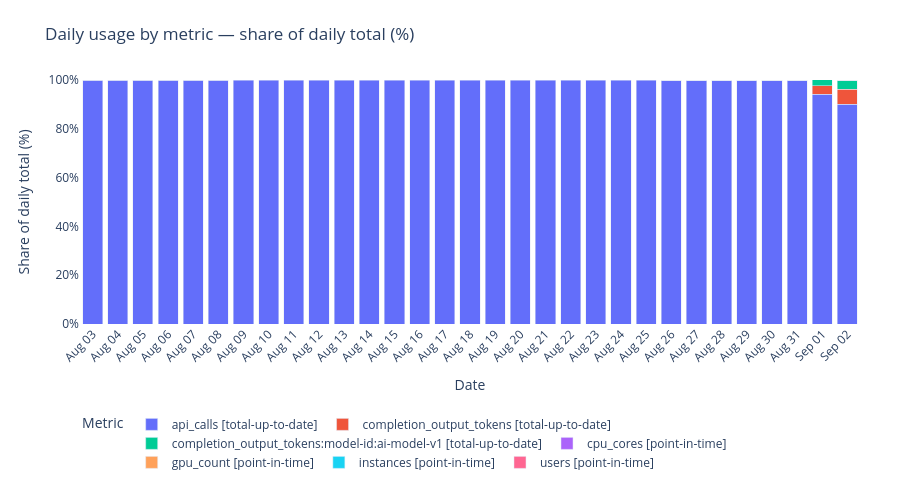

Write notebook code for a chart like this one.
### Markdown cell above
### Chart Guide

**Purpose:** Shows how each metric contributes to the daily total as a percentage share.
Normalising to 100 % ensures every metric — including those with very small absolute values
compared to dominant ones like `api_calls` — is clearly visible as a distinct colour band.
Hover over any segment to see both the percentage share and the raw value.

**Chart Attributes**

| | |
|---|---|
| **Chart type** | 100 % normalised stacked bar |
| **X axis** | Date |
| **Y axis** | Share of daily total (0 – 100 %) |
| **Colour** | One segment per metric |
| **Hover** | Shows metric name, percentage share, and raw quantity |

**Insights:** A growing colour band means that metric is taking a larger share of total load.
A consistently thin band means the metric is a minor contributor in relative terms —
click its legend entry to isolate it in a separate view, or use chart 5.1 for its absolute trend.

### Code cell
if fig_53 is not None:
    fig_53.show()

### Figure 1 — Plotly figure (JSON) as saved in the notebook; plotly's stock layout.template omitted (floating-point values rounded to 4 significant figures)
{"data": [{"alignmentgroup": "True", "customdata": [[187432045, "api_calls [total-up-to-date]"], [455208241, "api_calls [total-up-to-date]"], [448298584, "api_calls [total-up-to-date]"], [434505261, "api_calls [total-up-to-date]"], [437175363, "api_calls [total-up-to-date]"], [444293897, "api_calls [total-up-to-date]"], [439741123, "api_calls [total-up-to-date]"], [525810767, "api_calls [total-up-to-date]"], [586375235, "api_calls [total-up-to-date]"], [376124764, "api_calls [total-up-to-date]"], [373684743, "api_calls [total-up-to-date]"], [354017951, "api_calls [total-up-to-date]"], [354471824, "api_calls [total-up-to-date]"], [361027906, "api_calls [total-up-to-date]"], [345374216, "api_calls [total-up-to-date]"], [281646652, "api_calls [total-up-to-date]"], [272022785, "api_calls [total-up-to-date]"], [273590359, "api_calls [total-up-to-date]"], [265250618, "api_calls [total-up-to-date]"], [266153118, "api_calls [total-up-to-date]"], [280168835, "api_calls [total-up-to-date]"], [234911467, "api_calls [total-up-to-date]"], [209955336, "api_calls [total-up-to-date]"], [277403179, "api_calls [total-up-to-date]"], [344392383, "api_calls [total-up-to-date]"], [366294489, "api_calls [total-up-to-date]"], [453395946, "api_calls [total-up-to-date]"], [457637354, "api_calls [total-up-to-date]"], [432550831, "api_calls [total-up-to-date]"], [756304183, "api_calls [total-up-to-date]"], [668231206, "api_calls [total-up-to-date]"]], "hovertemplate": "<b>%{customdata[1]}</b><br>Share: %{y:.1f}%<br>Raw: %{customdata[0]:,.0f}<extra></extra>", "legendgroup": "api_calls [total-up-to-date]", "marker": {"color": "#636efa", "pattern": {"shape": ""}}, "name": "api_calls [total-up-to-date]", "offsetgroup": "api_calls [total-up-to-date]", "orientation": "v", "showlegend": true, "textposition": "auto", "type": "bar", "x": ["Aug 03", "Aug 04", "Aug 05", "Aug 06", "Aug 07", "Aug 08", "Aug 09", "Aug 10", "Aug 11", "Aug 12", "Aug 13", "Aug 14", "Aug 15", "Aug 16", "Aug 17", "Aug 18", "Aug 19", "Aug 20", "Aug 21", "Aug 22", "Aug 23", "Aug 24", "Aug 25", "Aug 26", "Aug 27", "Aug 28", "Aug 29", "Aug 30", "Aug 31", "Sep 01", "Sep 02"], "xaxis": "x", "y": [100, 100, 100, 100, 100, 100, 100, 100, 100, 100, 100, 100, 100, 100, 100, 100, 100, 100, 100, 100, 100, 100, 100, 100, 100, 100, 100, 100, 100, 94.11, 90.15], "yaxis": "y"}, {"alignmentgroup": "True", "customdata": [[28751688, "completion_output_tokens [total-up-to-date]"], [44248893, "completion_output_tokens [total-up-to-date]"]], "hovertemplate": "<b>%{customdata[1]}</b><br>Share: %{y:.1f}%<br>Raw: %{customdata[0]:,.0f}<extra></extra>", "legendgroup": "completion_output_tokens [total-up-to-date]", "marker": {"color": "#EF553B", "pattern": {"shape": ""}}, "name": "completion_output_tokens [total-up-to-date]", "offsetgroup": "completion_output_tokens [total-up-to-date]", "orientation": "v", "showlegend": true, "textposition": "auto", "type": "bar", "x": ["Sep 01", "Sep 02"], "xaxis": "x", "y": [3.58, 5.97], "yaxis": "y"}, {"alignmentgroup": "True", "customdata": [[18612320, "completion_output_tokens:model-id:ai-model-v1 [total-up-to-date]"], [28748347, "completion_output_tokens:model-id:ai-model-v1 [total-up-to-date]"]], "hovertemplate": "<b>%{customdata[1]}</b><br>Share: %{y:.1f}%<br>Raw: %{customdata[0]:,.0f}<extra></extra>", "legendgroup": "completion_output_tokens:model-id:ai-model-v1 [total-up-to-date]", "marker": {"color": "#00cc96", "pattern": {"shape": ""}}, "name": "completion_output_tokens:model-id:ai-model-v1 [total-up-to-date]", "offsetgroup": "completion_output_tokens:model-id:ai-model-v1 [total-up-to-date]", "orientation": "v", "showlegend": true, "textposition": "auto", "type": "bar", "x": ["Sep 01", "Sep 02"], "xaxis": "x", "y": [2.32, 3.88], "yaxis": "y"}, {"alignmentgroup": "True", "customdata": [[106, "cpu_cores [point-in-time]"], [97.68, "cpu_cores [point-in-time]"], [89.69, "cpu_cores [point-in-time]"], [94.56, "cpu_cores [point-in-time]"], [93.27, "cpu_cores [point-in-time]"], [95.32, "cpu_cores [point-in-time]"], [58.02, "cpu_cores [point-in-time]"], [50.69, "cpu_cores [point-in-time]"]], "hovertemplate": "<b>%{customdata[1]}</b><br>Share: %{y:.1f}%<br>Raw: %{customdata[0]:,.0f}<extra></extra>", "legendgroup": "cpu_cores [point-in-time]", "marker": {"color": "#ab63fa", "pattern": {"shape": ""}}, "name": "cpu_cores [point-in-time]", "offsetgroup": "cpu_cores [point-in-time]", "orientation": "v", "showlegend": true, "textposition": "auto", "type": "bar", "x": ["Aug 26", "Aug 27", "Aug 28", "Aug 29", "Aug 30", "Aug 31", "Sep 01", "Sep 02"], "xaxis": "x", "y": [0, 0, 0, 0, 0, 0, 0, 0], "yaxis": "y"}, {"alignmentgroup": "True", "customdata": [[4, "gpu_count [point-in-time]"], [4, "gpu_count [point-in-time]"], [4, "gpu_count [point-in-time]"], [4, "gpu_count [point-in-time]"], [4, "gpu_count [point-in-time]"], [4, "gpu_count [point-in-time]"], [2.196, "gpu_count [point-in-time]"], [1.604, "gpu_count [point-in-time]"]], "hovertemplate": "<b>%{customdata[1]}</b><br>Share: %{y:.1f}%<br>Raw: %{customdata[0]:,.0f}<extra></extra>", "legendgroup": "gpu_count [point-in-time]", "marker": {"color": "#FFA15A", "pattern": {"shape": ""}}, "name": "gpu_count [point-in-time]", "offsetgroup": "gpu_count [point-in-time]", "orientation": "v", "showlegend": true, "textposition": "auto", "type": "bar", "x": ["Aug 26", "Aug 27", "Aug 28", "Aug 29", "Aug 30", "Aug 31", "Sep 01", "Sep 02"], "xaxis": "x", "y": [0, 0, 0, 0, 0, 0, 0, 0], "yaxis": "y"}, {"alignmentgroup": "True", "customdata": [[19.02, "instances [point-in-time]"], [18.15, "instances [point-in-time]"], [17.79, "instances [point-in-time]"], [19.51, "instances [point-in-time]"], [19.93, "instances [point-in-time]"], [19.59, "instances [point-in-time]"], [12, "instances [point-in-time]"], [10.74, "instances [point-in-time]"]], "hovertemplate": "<b>%{customdata[1]}</b><br>Share: %{y:.1f}%<br>Raw: %{customdata[0]:,.0f}<extra></extra>", "legendgroup": "instances [point-in-time]", "marker": {"color": "#19d3f3", "pattern": {"shape": ""}}, "name": "instances [point-in-time]", "offsetgroup": "instances [point-in-time]", "orientation": "v", "showlegend": true, "textposition": "auto", "type": "bar", "x": ["Aug 26", "Aug 27", "Aug 28", "Aug 29", "Aug 30", "Aug 31", "Sep 01", "Sep 02"], "xaxis": "x", "y": [0, 0, 0, 0, 0, 0, 0, 0], "yaxis": "y"}, {"alignmentgroup": "True", "customdata": [[110.9, "users [point-in-time]"], [108.0, "users [point-in-time]"], [108.3, "users [point-in-time]"], [112.7, "users [point-in-time]"], [113.5, "users [point-in-time]"], [115.6, "users [point-in-time]"], [110.7, "users [point-in-time]"], [106.5, "users [point-in-time]"], [101.6, "users [point-in-time]"], [105.0, "users [point-in-time]"], [105.7, "users [point-in-time]"], [106.0, "users [point-in-time]"], [66.33, "users [point-in-time]"], [58.66, "users [point-in-time]"]], "hovertemplate": "<b>%{customdata[1]}</b><br>Share: %{y:.1f}%<br>Raw: %{customdata[0]:,.0f}<extra></extra>", "legendgroup": "users [point-in-time]", "marker": {"color": "#FF6692", "pattern": {"shape": ""}}, "name": "users [point-in-time]", "offsetgroup": "users [point-in-time]", "orientation": "v", "showlegend": true, "textposition": "auto", "type": "bar", "x": ["Aug 03", "Aug 04", "Aug 05", "Aug 06", "Aug 07", "Aug 08", "Aug 26", "Aug 27", "Aug 28", "Aug 29", "Aug 30", "Aug 31", "Sep 01", "Sep 02"], "xaxis": "x", "y": [0, 0, 0, 0, 0, 0, 0, 0, 0, 0, 0, 0, 0, 0], "yaxis": "y"}], "layout": {"bargap": 0.2, "barmode": "stack", "height": 500, "hovermode": "x unified", "legend": {"orientation": "h", "title": {"text": "Metric"}, "tracegroupgap": 0, "x": 0, "xanchor": "left", "y": -0.352, "yanchor": "top"}, "margin": {"b": 176, "l": 80, "r": 40, "t": 80}, "plot_bgcolor": "white", "title": {"text": "Daily usage by metric — share of daily total (%)"}, "xaxis": {"anchor": "y", "categoryarray": ["Aug 03", "Aug 04", "Aug 05", "Aug 06", "Aug 07", "Aug 08", "Aug 09", "Aug 10", "Aug 11", "Aug 12", "Aug 13", "Aug 14", "Aug 15", "Aug 16", "Aug 17", "Aug 18", "Aug 19", "Aug 20", "Aug 21", "Aug 22", "Aug 23", "Aug 24", "Aug 25", "Aug 26", "Aug 27", "Aug 28", "Aug 29", "Aug 30", "Aug 31", "Sep 01", "Sep 02"], "categoryorder": "array", "domain": [0, 1], "tickangle": -45, "tickmode": "linear", "title": {"text": "Date"}}, "yaxis": {"anchor": "x", "domain": [0, 1], "range": [0, 100], "ticksuffix": "%", "title": {"text": "Share of daily total (%)"}}}}
